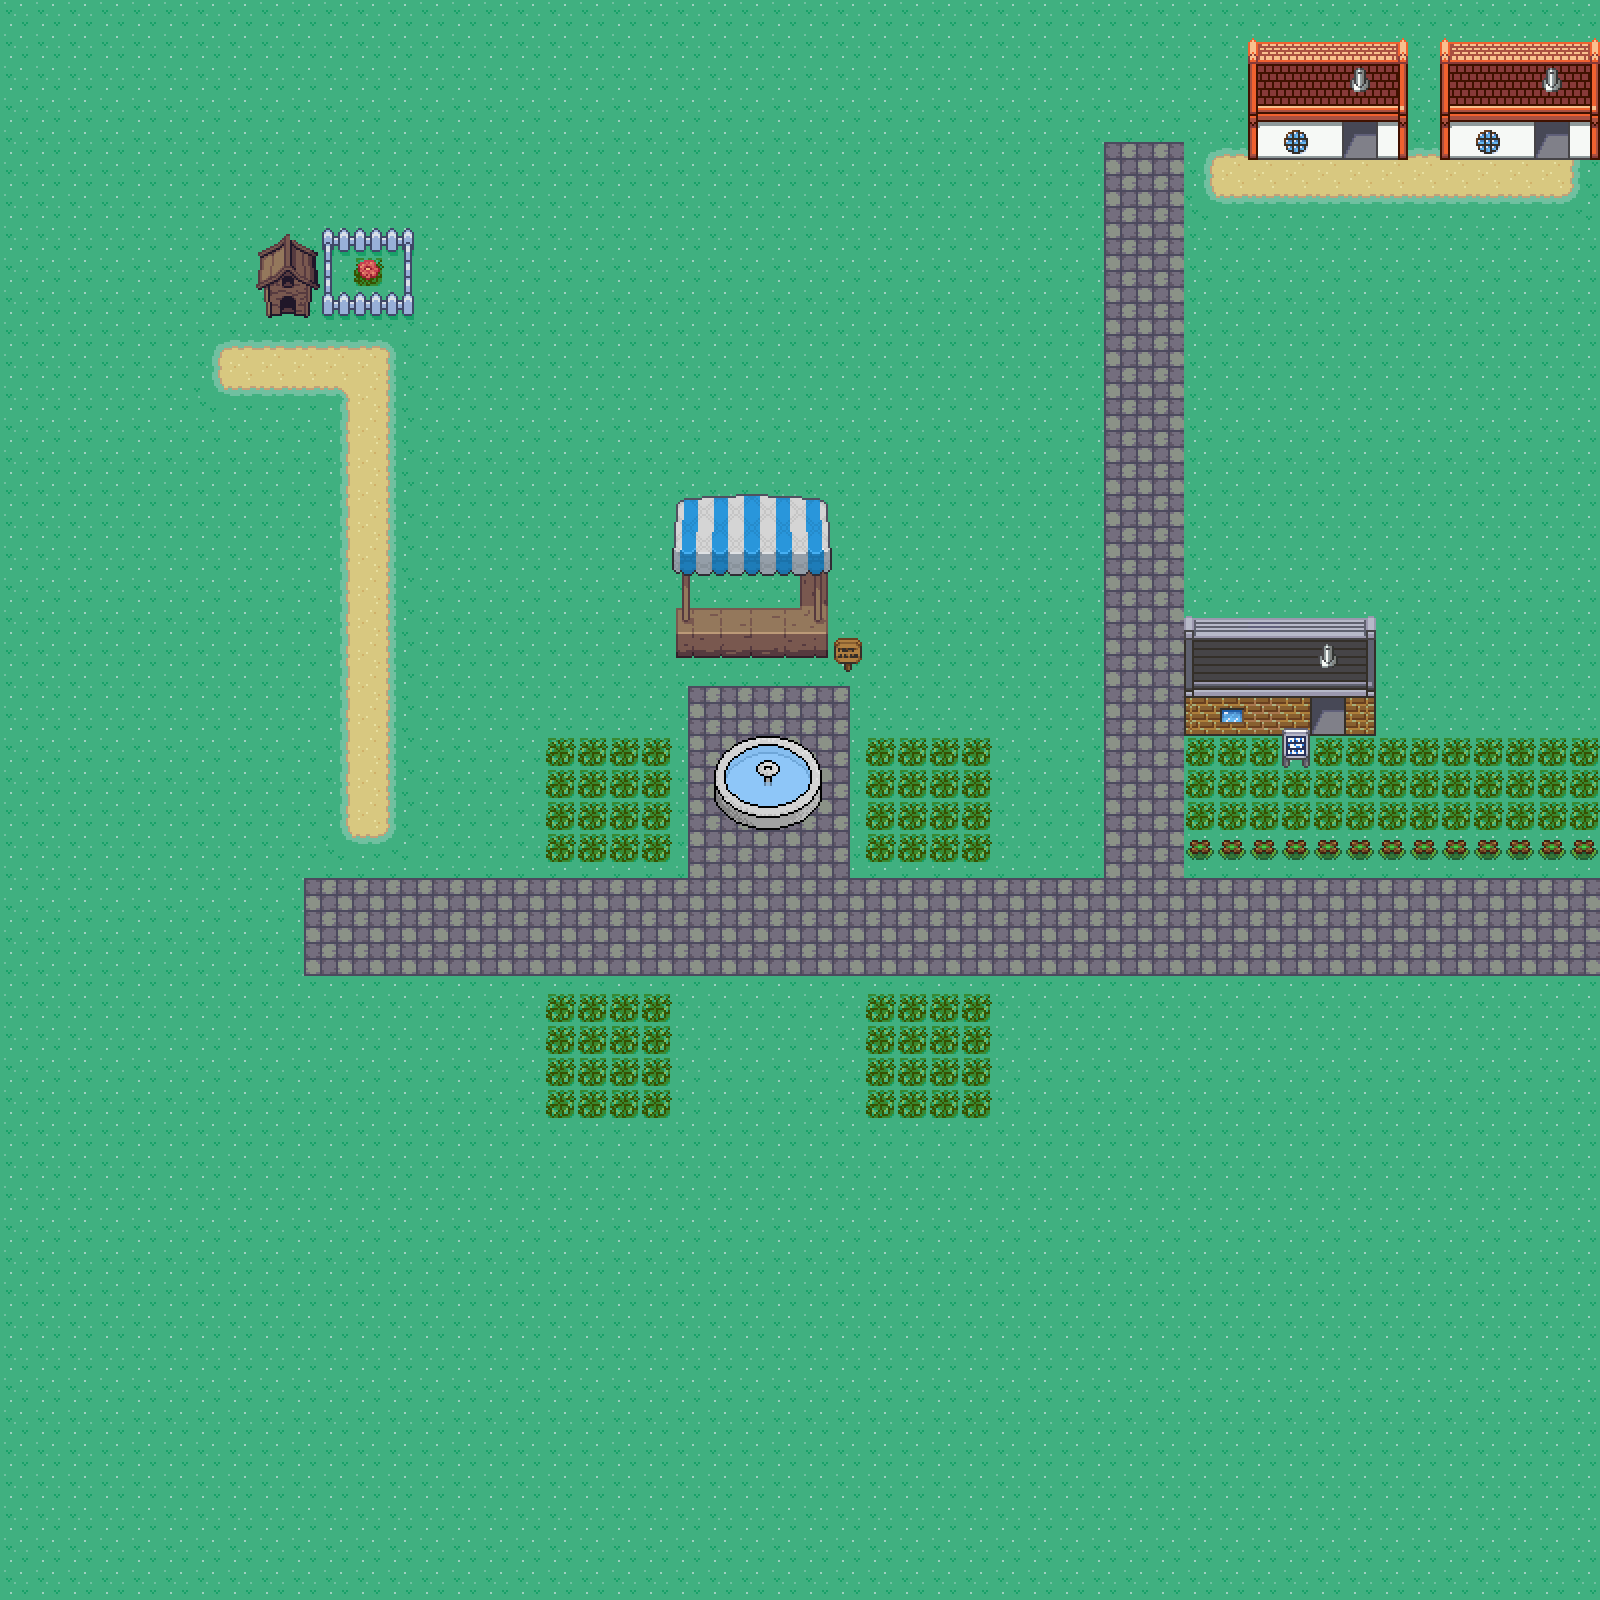

This is a level from a 2D game, rendered from its Tiled map with the project's own tilesets. A one-line summary and the map file follow, with tile-layer data summarised:
An orthogonal 50x50 tile map with 32x32 px tiles, 4 tile layers (Tile Layer 1, Tile Layer 2, Tile Layer 3, Above Player), 5 tilesets and 7 objects (7x event).

<map version="1.10" tiledversion="1.11.0" orientation="orthogonal" renderorder="right-down" width="50" height="50" tilewidth="32" tileheight="32" infinite="0" nextlayerid="8" nextobjectid="10">
 <properties>
  <property name="edges" value="clamped" />
  <property name="map_type" value="town" />
  <property name="scenario" value="xero" />
  <property name="slug" value="azure_town" />
 </properties>
 <tileset firstgid="1" source="../gfx/tilesets/core_outdoor.tsx" />
 <tileset firstgid="2776" source="../gfx/tilesets/core_indoor_floors.tsx" />
 <tileset firstgid="6640" source="../gfx/tilesets/core_buildings.tsx" />
 <tileset firstgid="8990" source="../gfx/tilesets/core_set pieces.tsx" />
 <tileset firstgid="10540" source="../gfx/tilesets/core_city_and_country.tsx" />
 <layer id="1" name="Tile Layer 1" width="50" height="50">
  <data>[2500 cells, 2500 non-empty, 2 distinct tile ids]</data>
 </layer>
 <layer id="2" name="Tile Layer 2" width="50" height="50">
  <data>[2500 cells, 594 non-empty, 126 distinct tile ids]</data>
 </layer>
 <layer id="3" name="Tile Layer 3" width="50" height="50">
  <data>[2500 cells, 2 non-empty, 2 distinct tile ids]</data>
 </layer>
 <layer id="4" name="Above Player" width="50" height="50">
  <data>[2500 cells, 0 non-empty, 0 distinct tile ids]</data>
 </layer>
 <objectgroup color="#ffff00" id="5" name="collision">
  <object id="4" name="Flower Lady" type="event" x="832" y="640" width="32" height="32">
   <properties>
    <property name="act10" value="translated_dialog flower_lady" />
    <property name="cond10" value="is char_facing_tile player" />
    <property name="cond20" value="is button_pressed INTERACT" />
   </properties>
  </object>
 </objectgroup>
 <objectgroup color="#ffff00" id="4" name="events">
  <object id="2" name="To Tabathas House" type="event" x="288" y="320" width="32" height="32">
   <properties>
    <property name="act10" value="transition_teleport player,tabathas.tmx,6,11,0.3" />
    <property name="cond10" value="is char_at player" />
    <property name="cond20" value="is char_facing player,up" />
   </properties>
  </object>
  <object id="3" name="Also Tabathas House" type="event" x="256" y="320" width="32" height="32">
   <properties>
    <property name="act10" value="transition_teleport player,tabathas.tmx,6,9,0.3" />
    <property name="cond10" value="is char_at player" />
    <property name="cond20" value="is char_facing player,up" />
   </properties>
  </object>
  <object id="5" name="Read Sign" type="event" x="1280" y="736" width="32" height="32">
   <properties>
    <property name="act10" value="translated_dialog town_hall" />
    <property name="cond10" value="is char_facing_tile player" />
    <property name="cond20" value="is button_pressed INTERACT" />
   </properties>
  </object>
  <object id="6" name="Enter Town Hall" type="event" x="1312" y="704" width="32" height="32">
   <properties>
    <property name="act10" value="transition_teleport player,azure_town_hall.tmx,20,19,0.3" />
    <property name="cond10" value="is char_at player" />
    <property name="cond20" value="is char_facing player,up" />
   </properties>
  </object>
  <object id="7" name="To Witcher Route1" type="event" x="1568" y="896" width="32" height="32">
   <properties>
    <property name="act10" value="transition_teleport player,witcher_route_7.tmx,0,12,0.3" />
    <property name="cond10" value="is char_at player" />
    <property name="cond20" value="is char_facing player,right" />
   </properties>
  </object>
  <object id="8" name="To Witcher Route2" type="event" x="1568" y="928" width="32" height="32">
   <properties>
    <property name="act10" value="transition_teleport player,witcher_route_7.tmx,0,13,0.3" />
    <property name="cond10" value="is char_at player" />
    <property name="cond20" value="is char_facing player,right" />
   </properties>
  </object>
 </objectgroup>
</map>
